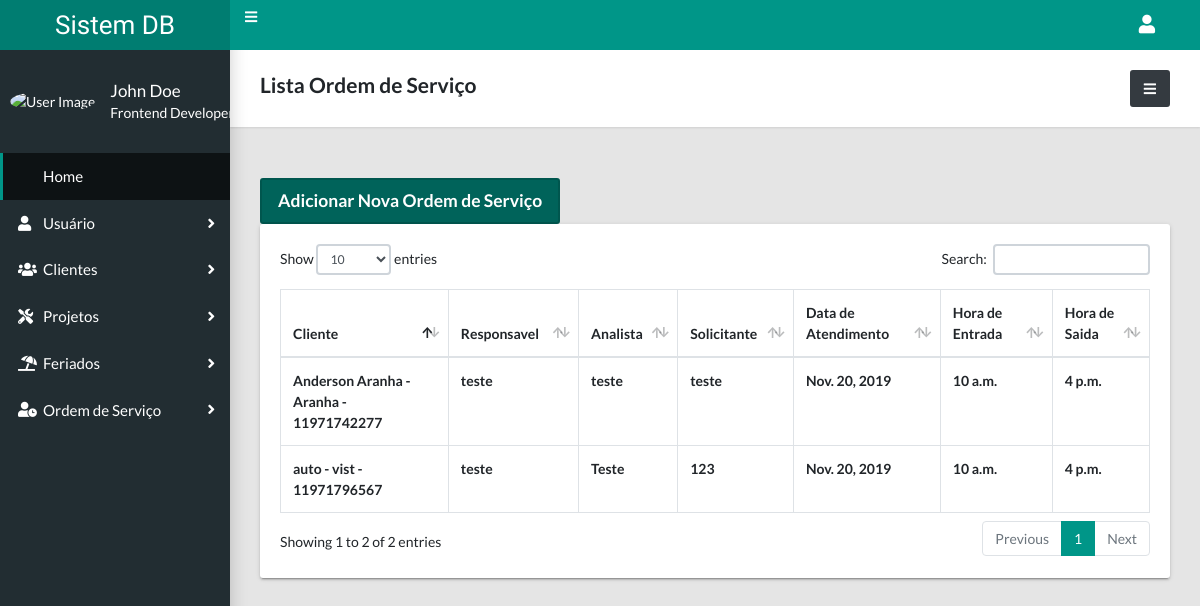
The page /lista/ordem/ on the database its author committed.
### core/models.py (models this page shows, shortened)
class OrdemServico(models.Model):
    data = models.DateTimeField(
            auto_now_add=True
    )
    cliente = models.ForeignKey(
        NovoCliente,
        on_delete=models.DO_NOTHING,
        blank=True,
        null=True
    )
    tipoDeAtendimento = models.CharField(
        max_length=255,
        blank=True,
        null=True
    )
    responsavel = models.CharField(
        max_length=255,
        blank=True,
        null=True
    )
    analista = models.CharField(
        max_length=255,
        blank=True,
        null=True
    )
    solicitante = models.CharField(
        max_length=255,
        blank=True,
        null=True
    )
    dataAtendimento = models.DateField(
        blank=True,
        null=True
    )
    hora_entrada = models.TimeField(
        blank=True,
        null=True
    )
    hora_saida = models.TimeField(
        blank=True,
        null=True
    )
    translado = models.CharField(
        max_length=255,
        blank=True,
        null=True
    )
    descritivo = models.CharField(
        max_length=255,
        blank=True,
        null=True
    )
    usuario = models.ForeignKey(
        MyUser,
        blank=True,
        null=True,
        on_delete=models.DO_NOTHING
    )
    apagado = models.BooleanField(default=False)

class NovoCliente(models.Model):
    razao_social = models.TextField(
        max_length=255,
        blank=True,
        null=True
    )
    fantasia = models.TextField(
        max_length=255,
        blank=True,
        null=True
    )
    fone1 = models.TextField(
        max_length=255,
        blank=True,
        null=True
    )
    fone2 = models.TextField(
        max_length=255,
        blank=True,
        null=True
    )
    celular = models.TextField(
        max_length=255,
        blank=True,
        null=True
    )
    email = models.EmailField(
        max_length=255,
        blank=True,
        null=True
    )
    cnpj = models.TextField(
        unique=True,
        max_length=255,
        blank=True,
        null=True
    )
    ie = models.TextField(
        max_length=255,
        blank=True,
        null=True
    )
    ativo = models.CharField(
        default='Nao',
        max_length=1,
        choices=STATUS_ATIVO
    )
    def __str__(self):
        return "{} - {} - {}".format(self.razao_social, self.fantasia, self.fone1)

### core/views.py (the view)
# urls.py: path('lista/ordem/', views.lista_ordem_de_servico, name='lista_ordem_de_servico'),
def lista_ordem_de_servico(request):
    ordemDeServico = models.OrdemServico.objects.all()
    context={
        'ordemDeServico':ordemDeServico
    }
    return render(request, 'lista_ordem_de_servico.html', context)

### core/templates/lista_ordem_de_servico.html (shortened to what this page needs)
{% extends 'base.html' %}
{% load static %}
{% block content %}
    {% include 'nav.html' %}
    <main class="app-content">
        <div class="app-title">
            <h4>Lista Ordem de Serviço</h4>
            <a href="{% url 'core:lista_projeto' %}" class="btn btn-dark" data-toggle="tooltip" title="Voltar a Lista de Projetos" data-placement="left"><i class="fas fa-bars"></i></a>
        </div>
        <br>
        <a href="{% url 'core:nova_ordem' %}" class="btn btn-primary btn-lg active" role="button" aria-pressed="true">Adicionar Nova Ordem de Serviço</a>
        <br>
        <div class="row">
            <div class="col-md-12">
                <div class="tile">
                    <div class="tile-body">
                        <div class="table-responsive">
                            <table class="table table-hover table-bordered" id="sampleTable">
                                <thead>
                                    <tr>
                                        <th>Cliente</th>
                                        <th>Responsavel</th>
                                        <th>Analista</th>
                                        <th>Solicitante</th>
                                        <th>Data de Atendimento</th>
                                        <th>Hora de Entrada</th>
                                        <th>Hora de Saida</th>
                                    </tr>
                                </thead>
                                <tbody>
                                    {% for f in ordemDeServico %}
                                        <tr>
                                            <th>{{ f.cliente}}</th>
                                            <th>{{ f.responsavel}}</th>
                                            <th>{{ f.analista }}</th>
                                            <th>{{ f.solicitante }}</th>
                                            <th>{{ f.dataAtendimento }}</th>
                                            <th>{{ f.hora_entrada }}</th>
                                            <th>{{ f.hora_saida }}</th>
                                        </tr>
                                    {% endfor %}
                                </tbody>
                            </table>
                        </div>
                    </div>
                </div>
            </div>
        </div>
    </main>
{% endblock %}

### rows shown on the page
OrdemServico: cliente "Anderson Aranha - Aranha - 11971742277", responsavel "teste", analista "teste", solicitante "teste", dataAtendimento "Nov. 20, 2019", hora_entrada "10 a.m.", hora_saida "4 p.m."
OrdemServico: cliente "auto - vist - 11971796567", responsavel "teste", analista "Teste", solicitante "123", dataAtendimento "Nov. 20, 2019", hora_entrada "10 a.m.", hora_saida "4 p.m."
